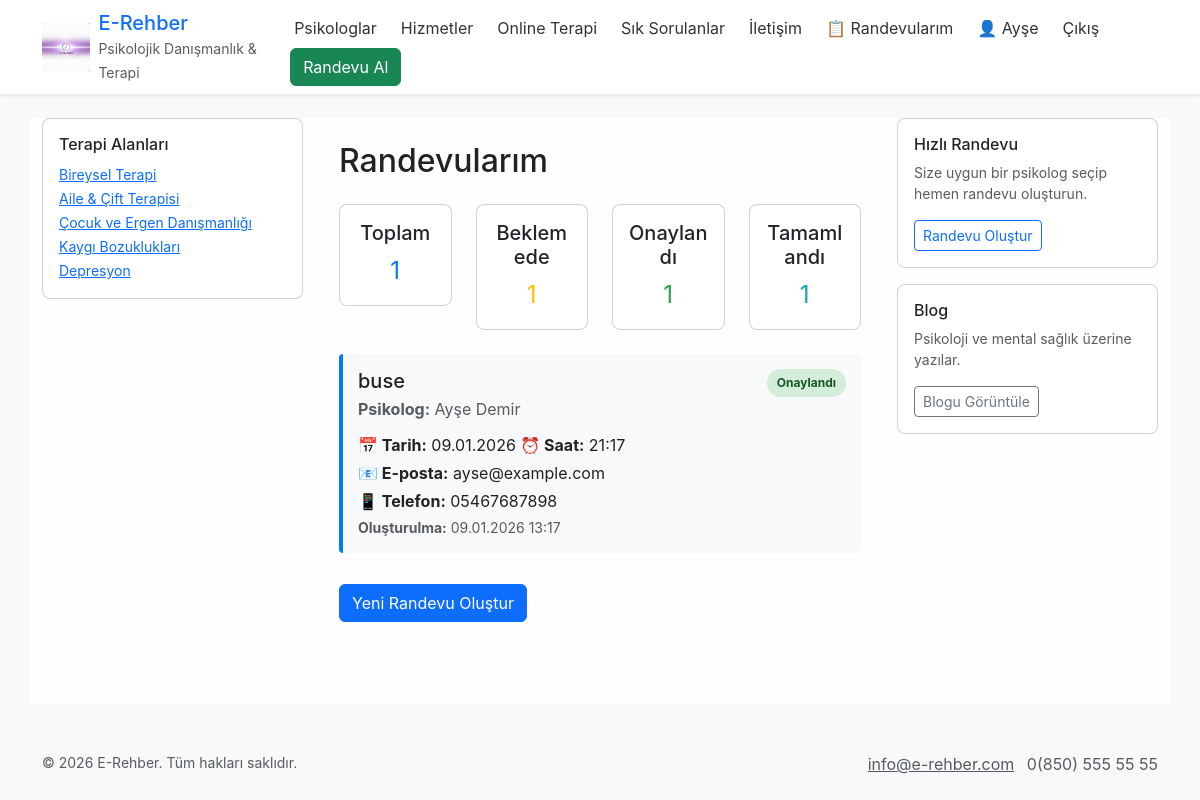
The page /randevular/randevu-listesi/ (signed in) on the database its author committed.
### Randevular/models.py (models this page shows, shortened)
class Randevu(models.Model):
    STATUS_CHOICES = [
        ('pending', 'Beklemede'),
        ('confirmed', 'Onaylandı'),
        ('completed', 'Tamamlandı'),
        ('cancelled', 'İptal Edildi'),
    ]
    user = models.ForeignKey(User, on_delete=models.CASCADE, related_name='randevular')
    fullname = models.CharField(max_length=200)
    email = models.EmailField()
    phone = models.CharField(max_length=20)
    psychologist = models.CharField(max_length=200)
    psychologist_user = models.ForeignKey(User, on_delete=models.SET_NULL, null=True, blank=True, related_name='assigned_randevular')
    date = models.DateField()
    time = models.TimeField()
    message = models.TextField(blank=True, null=True)
    status = models.CharField(max_length=20, choices=STATUS_CHOICES, default='pending')
    created_at = models.DateTimeField(auto_now_add=True)
    updated_at = models.DateTimeField(auto_now=True)
    class Meta:
        ordering = ['-date', '-time']

### Randevular/views.py (the view)
# urls.py: path("randevu-listesi/", views.randevu_listesi, name="randevu_listesi"),
@login_required(login_url='login')
def randevu_listesi(request):
    randevular = Randevu.objects.filter(user=request.user).order_by('-date', '-time')
    context = {
        'title': 'Randevularım',
        'randevular': randevular,
    }
    return render(request, 'Randevu_Listesi.html', context)

### Randevular/templates/Randevu_Listesi.html (shortened to what this page needs)
{% extends "Base.html" %}
{% load static %}
{% block extra_head %}
<link href="{% static 'static/Randevu.css' %}" rel="stylesheet">
{% endblock %}
{% block content %}
<div class="container mt-4">
    <h2 class="mb-4">Randevularım</h2>
    {% if randevular %}
        <div class="row mb-4">
            <div class="col-md-3">
                <div class="card text-center">
                    <div class="card-body">
                        <h5 class="card-title">Toplam</h5>
                        <p class="card-text" style="font-size: 24px; color: #007bff;">{{ randevular|length }}</p>
                    </div>
                </div>
            </div>
            <div class="col-md-3">
                <div class="card text-center">
                    <div class="card-body">
                        <h5 class="card-title">Beklemede</h5>
                        <p class="card-text" style="font-size: 24px; color: #ffc107;">
                            {{ randevular|dictsort:"status"|length }}
                        </p>
                    </div>
                </div>
            </div>
            <div class="col-md-3">
                <div class="card text-center">
                    <div class="card-body">
                        <h5 class="card-title">Onaylandı</h5>
                        <p class="card-text" style="font-size: 24px; color: #28a745;">
                            {{ randevular|dictsort:"status"|length }}
                        </p>
                    </div>
                </div>
            </div>
            <div class="col-md-3">
                <div class="card text-center">
                    <div class="card-body">
                        <h5 class="card-title">Tamamlandı</h5>
                        <p class="card-text" style="font-size: 24px; color: #17a2b8;">
                            {{ randevular|dictsort:"status"|length }}
                        </p>
                    </div>
                </div>
            </div>
        </div>
        {% for randevu in randevular %}
            <div class="randevu-kartı {{ randevu.status }}">
                <div class="d-flex justify-content-between align-items-start mb-2">
                    <div>
                        <h5 class="mb-1">{{ randevu.fullname }}</h5>
                        <p class="mb-1 text-muted">
                            <strong>Psikolog:</strong> {{ randevu.psychologist }}
                        </p>
                    </div>
                    <span class="status-badge status-{{ randevu.status }}">
                        {% if randevu.status == 'pending' %}
                            Beklemede
                        {% elif randevu.status == 'confirmed' %}
                            Onaylandı
                        {% elif randevu.status == 'completed' %}
                            Tamamlandı
                        {% else %}
                            İptal Edildi
                        {% endif %}
                    </span>
                </div>
                <p class="mb-1">
                    <strong>📅 Tarih:</strong> {{ randevu.date|date:"d.m.Y" }}
                    <strong>⏰ Saat:</strong> {{ randevu.time|time:"H:i" }}
                </p>
                <p class="mb-1">
                    <strong>📧 E-posta:</strong> {{ randevu.email }}
                </p>
                <p class="mb-1">
                    <strong>📱 Telefon:</strong> {{ randevu.phone }}
                </p>
                <p class="mb-0 text-muted small">
                    <strong>Oluşturulma:</strong> {{ randevu.created_at|date:"d.m.Y H:i" }}
                </p>
            </div>
        {% endfor %}
    {% else %}
        <div class="alert alert-info">
            <p class="mb-0">Henüz randevu almadınız. <a href="{% url 'randevu_al' %}">Yeni randevu oluşturmak için tıklayın.</a></p>
        </div>
    {% endif %}
    <a href="{% url 'randevu_al' %}" class="btn btn-primary mt-3">Yeni Randevu Oluştur</a>
</div>
{% endblock %}

### Psyora/templates/Base.html (shortened to what this page needs)
<!doctype html>
<html lang="tr">
<head>
	{% load static %}
	<link href="https://cdn.jsdelivr.net/npm/bootstrap@5.3.3/dist/css/bootstrap.min.css" rel="stylesheet">
	<link href="{% static 'css/base.css' %}" rel="stylesheet">
	{% block extra_head %}{% endblock %}
</head>
<body class="{% block body_class %}{% endblock %} d-flex flex-column min-vh-100">
	<header class="bg-white shadow-sm">
		<div class="container d-flex align-items-center justify-content-between py-2">
			<a class="d-flex align-items-center text-decoration-none" href="/">
				<img src="{% static 'images/WhatsApp Görsel 2025-11-28 saat 21.29.51_526577d2.jpg' %}" alt="Logo" class="site-logo me-2">
				<div>
					<span class="h5 mb-0">E-Rehber</span><br>
					<small class="text-muted">Psikolojik Danışmanlık & Terapi</small>
				</div>
			</a>
			<nav>
				{% block navbar %}
				<ul class="nav">
					<li class="nav-item"><a class="nav-link" href="{% url 'psikologlar' %}">Psikologlar</a></li>
					<li class="nav-item"><a class="nav-link" href="{% url 'hizmetler' %}">Hizmetler</a></li>
					<li class="nav-item"><a class="nav-link" href="{% url 'online_therapy:form' %}">Online Terapi</a></li>
					<li class="nav-item"><a class="nav-link" href="{% url 'sss' %}">Sık Sorulanlar</a></li>
					<li class="nav-item"><a class="nav-link" href="{% url 'iletisim' %}">İletişim</a></li>
					{% if user.is_authenticated %}
						{% if user.is_authenticated and user.psychologist_profile %}
							<li class="nav-item"><a class="nav-link" href="{% url 'psikolog_panel' %}">📋 Randevularım</a></li>
						{% endif %}
						<li class="nav-item">
							<a class="nav-link" href="{% url 'profil' %}">👤 {{ user.first_name|default:user.username }}</a>
						</li>
						<li class="nav-item"><a class="nav-link" href="{% url 'logout' %}">Çıkış</a></li>
					{% else %}
						<li class="nav-item"><a class="nav-link" href="{% url 'login' %}">Giriş Yap</a></li>
						<li class="nav-item"><a class="nav-link" href="{% url 'kayit_ol' %}">Kayıt Ol</a></li>
					{% endif %}
					<li class="nav-item"><a class="btn btn-success ms-2" href="{% url 'randevu_al' %}">Randevu Al</a></li>
				</ul>
				{% endblock %}
			</nav>
		</div>
	</header>
	<main class="container my-4 flex-grow-1">
		<div class="row">
			<aside class="col-12 col-md-3 mb-3">
				{% block left_column %}
				<div class="card">
					<div class="card-body">
						<h6 class="card-title">Terapi Alanları</h6>
						<ul class="list-unstyled mb-0">
							<li><a href="{% url 'hizmetler' %}" class="small">Bireysel Terapi</a></li>
							<li><a href="{% url 'hizmetler' %}" class="small">Aile & Çift Terapisi</a></li>
							<li><a href="{% url 'hizmetler' %}" class="small">Çocuk ve Ergen Danışmanlığı</a></li>
							<li><a href="{% url 'hizmetler' %}" class="small">Kaygı Bozuklukları</a></li>
							<li><a href="{% url 'hizmetler' %}" class="small">Depresyon</a></li>
						</ul>
					</div>
				</div>
				{% endblock %}
			</aside>
			<section class="col-12 col-md-6 mb-3">
				{% block content %}{% endblock %}
			</section>
			<aside class="col-12 col-md-3 mb-3">
				{% block right_column %}
				<div class="card">
					<div class="card-body">
						<h6 class="card-title">Hızlı Randevu</h6>
						<p class="small text-muted">Size uygun bir psikolog seçip hemen randevu oluşturun.</p>
						<a class="btn btn-outline-primary btn-sm" href="{% url 'randevu_al' %}">Randevu Oluştur</a>
					</div>
				</div>
				<div class="card mt-3">
					<div class="card-body">
						<h6 class="card-title">Blog</h6>
						<p class="small text-muted">Psikoloji ve mental sağlık üzerine yazılar.</p>
						<a class="btn btn-outline-secondary btn-sm" href="{% url 'blog' %}">Blogu Görüntüle</a>
					</div>
				</div>
				{% endblock %}
			</aside>
		</div>
	</main>
	<footer class="bg-light py-4 mt-auto">
		<div class="container d-flex justify-content-between">
			{% block footer %}
			<small class="text-muted">© {% now "Y" %} E-Rehber. Tüm hakları saklıdır.</small>
			<div>
				<a href="{% url 'iletisim' %}" class="me-2 text-muted">info@e-rehber.com</a>
				<span class="text-muted">0(850) 555 55 55</span>
			</div>
			{% endblock %}
		</div>
	</footer>
</body>
</html>

### Psyora/static/css/Base.css (style rules this page uses)
body { background-color: #f8f9fa; color: #222; font-family: Inter, system-ui, -apple-system, "Segoe UI", Roboto, "Helvetica Neue", Arial; position: relative; }
main.container, .card { background-color: rgba(255,255,255,0.92); }
.site-logo { height: 48px; width: auto; }
header .nav .nav-link { color: #333; padding: .5rem 0.75rem; }
header .btn-success { background-color: #198754; border-color: #198754; }
.card { border-radius: 8px; }

### Randevular/templates/Randevu_Listesi.html (style rules this page uses)
.randevu-kartı { border-left: 4px solid #007bff; padding: 15px; margin-bottom: 15px; background-color: #f8f9fa; border-radius: 4px; }
.status-badge { display: inline-block; padding: 5px 10px; border-radius: 20px; font-size: 12px; font-weight: bold; }
.status-confirmed { background-color: #d4edda; color: #155724; }

### rows shown on the page
Randevu: fullname "buse", psychologist "Ayşe Demir", status "Onaylandı", date "09.01.2026", time "21:17", email "ayse@example.com", phone "05467687898", created_at "09.01.2026 13:17"

### other values the page prints
{{ user.first_name|default:user.username }} "Ayşe"
{{ randevular|length }} "1"
{{ randevular|dictsort:"status"|length }} "1"
